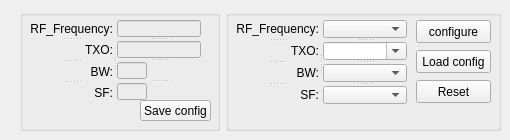
     <widget class="QWidget" name="page_0">
      <widget class="QWidget" name="layoutWidget">
       <property name="geometry">
        <rect>
         <x>20</x>
         <y>10</y>
         <width>481</width>
         <height>121</height>
        </rect>
       </property>
       <layout class="QGridLayout" name="gridLayout_2">
        <item row="0" column="1">
         <widget class="QGroupBox" name="groupBox_4">
          <property name="title">
           <string/>
          </property>
          <widget class="QPushButton" name="LoadConfig_Btn">
           <property name="geometry">
            <rect>
             <x>190</x>
             <y>40</y>
             <width>75</width>
             <height>23</height>
            </rect>
           </property>
           <property name="text">
            <string>Load config</string>
           </property>
          </widget>
          <widget class="QPushButton" name="configure_Btn">
           <property name="geometry">
            <rect>
             <x>190</x>
             <y>10</y>
             <width>75</width>
             <height>23</height>
            </rect>
           </property>
           <property name="text">
            <string>configure</string>
           </property>
          </widget>
          <widget class="QPushButton" name="ResetModule_Btn">
           <property name="geometry">
            <rect>
             <x>190</x>
             <y>70</y>
             <width>75</width>
             <height>23</height>
            </rect>
           </property>
           <property name="text">
            <string>Reset</string>
           </property>
          </widget>
          <widget class="QSplitter" name="splitter_5">
           <property name="enabled">
            <bool>true</bool>
           </property>
           <property name="geometry">
            <rect>
             <x>10</x>
             <y>10</y>
             <width>171</width>
             <height>87</height>
            </rect>
           </property>
           <property name="sizePolicy">
            <sizepolicy hsizetype="Fixed" vsizetype="Fixed">
             <horstretch>0</horstretch>
             <verstretch>0</verstretch>
            </sizepolicy>
           </property>
           <property name="frameShape">
            <enum>QFrame::NoFrame</enum>
           </property>
           <property name="frameShadow">
            <enum>QFrame::Plain</enum>
           </property>
           <property name="orientation">
            <enum>Qt::Horizontal</enum>
           </property>
           <property name="opaqueResize">
            <bool>false</bool>
           </property>
           <widget class="QSplitter" name="splitter_4">
            <property name="orientation">
             <enum>Qt::Vertical</enum>
            </property>
            <widget class="QLabel" name="label_RFFrequency_2">
             <property name="text">
              <string>RF_Frequency:</string>
             </property>
             <property name="alignment">
              <set>Qt::AlignRight|Qt::AlignTrailing|Qt::AlignVCenter</set>
             </property>
            </widget>
            <widget class="QLabel" name="label_2">
             <property name="layoutDirection">
              <enum>Qt::LeftToRight</enum>
             </property>
             <property name="text">
              <string>TXO:</string>
             </property>
             <property name="alignment">
              <set>Qt::AlignRight|Qt::AlignTrailing|Qt::AlignVCenter</set>
             </property>
            </widget>
            <widget class="QLabel" name="label">
             <property name="sizePolicy">
              <sizepolicy hsizetype="Fixed" vsizetype="Fixed">
               <horstretch>0</horstretch>
               <verstretch>0</verstretch>
              </sizepolicy>
             </property>
             <property name="text">
              <string>BW:</string>
             </property>
             <property name="alignment">
              <set>Qt::AlignRight|Qt::AlignTrailing|Qt::AlignVCenter</set>
             </property>
            </widget>
            <widget class="QLabel" name="label_8">
             <property name="sizePolicy">
              <sizepolicy hsizetype="Fixed" vsizetype="Fixed">
               <horstretch>0</horstretch>
               <verstretch>0</verstretch>
              </sizepolicy>
             </property>
             <property name="text">
              <string>SF:</string>
             </property>
             <property name="alignment">
              <set>Qt::AlignRight|Qt::AlignTrailing|Qt::AlignVCenter</set>
             </property>
            </widget>
           </widget>
           <widget class="QSplitter" name="splitter_2">
            <property name="sizePolicy">
             <sizepolicy hsizetype="Fixed" vsizetype="Fixed">
              <horstretch>0</horstretch>
              <verstretch>0</verstretch>
             </sizepolicy>
            </property>
            <property name="orientation">
             <enum>Qt::Vertical</enum>
            </property>
            <property name="opaqueResize">
             <bool>false</bool>
            </property>
            <widget class="QComboBox" name="comboBox_RFFrequency">
             <property name="sizePolicy">
              <sizepolicy hsizetype="Fixed" vsizetype="Fixed">
               <horstretch>0</horstretch>
               <verstretch>0</verstretch>
              </sizepolicy>
             </property>
             <property name="maximumSize">
              <size>
               <width>150</width>
               <height>18</height>
              </size>
             </property>
             <property name="layoutDirection">
              <enum>Qt::LeftToRight</enum>
             </property>
             <item>
              <property name="text">
               <string/>
              </property>
             </item>
             <item>
              <property name="text">
               <string>473000000</string>
              </property>
             </item>
             <item>
              <property name="text">
               <string>475000000</string>
              </property>
             </item>
             <item>
              <property name="text">
               <string>477000000</string>
              </property>
             </item>
             <item>
              <property name="text">
               <string>920000000</string>
              </property>
             </item>
             <item>
              <property name="text">
               <string>923000000</string>
              </property>
             </item>
             <item>
              <property name="text">
               <string>925000000</string>
              </property>
             </item>
            </widget>
            <widget class="QComboBox" name="comboBox_TXO">
             <property name="sizePolicy">
              <sizepolicy hsizetype="Fixed" vsizetype="Fixed">
               <horstretch>0</horstretch>
               <verstretch>0</verstretch>
              </sizepolicy>
             </property>
             <property name="maximumSize">
              <size>
               <width>150</width>
               <height>18</height>
              </size>
             </property>
             <property name="editable">
              <bool>true</bool>
             </property>
             <property name="sizeAdjustPolicy">
              <enum>QComboBox::AdjustToContentsOnFirstShow</enum>
             </property>
             <property name="minimumContentsLength">
              <number>0</number>
             </property>
             <item>
              <property name="text">
               <string/>
              </property>
             </item>
             <item>
              <property name="text">
               <string>14</string>
              </property>
             </item>
             <item>
              <property name="text">
               <string>15</string>
              </property>
             </item>
             <item>
              <property name="text">
               <string>16</string>
              </property>
             </item>
             <item>
              <property name="text">
               <string>17</string>
              </property>
             </item>
             <item>
              <property name="text">
               <string>18</string>
              </property>
             </item>
             <item>
              <property name="text">
               <string>19</string>
              </property>
             </item>
             <item>
              <property name="text">
               <string>20</string>
              </property>
             </item>
            </widget>
            <widget class="QComboBox" name="comboBox_BW">
             <property name="sizePolicy">
              <sizepolicy hsizetype="Fixed" vsizetype="Fixed">
               <horstretch>0</horstretch>
               <verstretch>0</verstretch>
              </sizepolicy>
             </property>
             <property name="maximumSize">
              <size>
               <width>150</width>
               <height>18</height>
              </size>
             </property>
             <item>
              <property name="text">
               <string/>
              </property>
             </item>
             <item>
              <property name="text">
               <string>0</string>
              </property>
             </item>
             <item>
              <property name="text">
               <string>1</string>
              </property>
             </item>
             <item>
              <property name="text">
               <string>2</string>
              </property>
             </item>
            </widget>
            <widget class="QComboBox" name="comboBox_SF">
             <property name="sizePolicy">
              <sizepolicy hsizetype="Fixed" vsizetype="Fixed">
               <horstretch>0</horstretch>
               <verstretch>0</verstretch>
              </sizepolicy>
             </property>
             <property name="maximumSize">
              <size>
               <width>150</width>
               <height>18</height>
              </size>
             </property>
             <item>
              <property name="text">
               <string/>
              </property>
             </item>
             <item>
              <property name="text">
               <string>7</string>
              </property>
             </item>
             <item>
              <property name="text">
               <string>8</string>
              </property>
             </item>
             <item>
              <property name="text">
               <string>9</string>
              </property>
             </item>
             <item>
              <property name="text">
               <string>10</string>
              </property>
             </item>
             <item>
              <property name="text">
               <string>11</string>
              </property>
             </item>
             <item>
              <property name="text">
               <string>12</string>
              </property>
             </item>
            </widget>
           </widget>
          </widget>
         </widget>
        </item>
        <item row="0" column="0">
         <widget class="QGroupBox" name="groupBox_5">
          <property name="sizePolicy">
           <sizepolicy hsizetype="MinimumExpanding" vsizetype="Preferred">
            <horstretch>0</horstretch>
            <verstretch>0</verstretch>
           </sizepolicy>
          </property>
          <property name="maximumSize">
           <size>
            <width>200</width>
            <height>16777215</height>
           </size>
          </property>
          <property name="title">
           <string/>
          </property>
          <widget class="QSplitter" name="splitter_7">
           <property name="geometry">
            <rect>
             <x>10</x>
             <y>10</y>
             <width>171</width>
             <height>81</height>
            </rect>
           </property>
           <property name="sizePolicy">
            <sizepolicy hsizetype="Fixed" vsizetype="Fixed">
             <horstretch>0</horstretch>
             <verstretch>0</verstretch>
            </sizepolicy>
           </property>
           <property name="maximumSize">
            <size>
             <width>16777215</width>
             <height>16777215</height>
            </size>
           </property>
           <property name="orientation">
            <enum>Qt::Horizontal</enum>
           </property>
           <widget class="QSplitter" name="splitter_6">
            <property name="orientation">
             <enum>Qt::Vertical</enum>
            </property>
            <widget class="QLabel" name="label_RFFrequency_3">
             <property name="text">
              <string>RF_Frequency:</string>
             </property>
             <property name="alignment">
              <set>Qt::AlignRight|Qt::AlignTrailing|Qt::AlignVCenter</set>
             </property>
            </widget>
            <widget class="QLabel" name="label_4">
             <property name="text">
              <string>TXO:</string>
             </property>
             <property name="alignment">
              <set>Qt::AlignRight|Qt::AlignTrailing|Qt::AlignVCenter</set>
             </property>
            </widget>
            <widget class="QLabel" name="label_5">
             <property name="text">
              <string>BW:</string>
             </property>
             <property name="alignment">
              <set>Qt::AlignRight|Qt::AlignTrailing|Qt::AlignVCenter</set>
             </property>
            </widget>
            <widget class="QLabel" name="label_7">
             <property name="text">
              <string>SF:</string>
             </property>
             <property name="alignment">
              <set>Qt::AlignRight|Qt::AlignTrailing|Qt::AlignVCenter</set>
             </property>
            </widget>
           </widget>
           <widget class="QSplitter" name="splitter">
            <property name="orientation">
             <enum>Qt::Vertical</enum>
            </property>
            <widget class="QLineEdit" name="lineEdit_RFFrequency">
             <property name="enabled">
              <bool>true</bool>
             </property>
             <property name="sizePolicy">
              <sizepolicy hsizetype="MinimumExpanding" vsizetype="Fixed">
               <horstretch>0</horstretch>
               <verstretch>0</verstretch>
              </sizepolicy>
             </property>
             <property name="maximumSize">
              <size>
               <width>100</width>
               <height>16777215</height>
              </size>
             </property>
             <property name="styleSheet">
              <string notr="true">background-color: rgb(236, 236, 236);</string>
             </property>
             <property name="readOnly">
              <bool>true</bool>
             </property>
            </widget>
            <widget class="QLineEdit" name="lineEdit_TXO">
             <property name="enabled">
              <bool>true</bool>
             </property>
             <property name="sizePolicy">
              <sizepolicy hsizetype="MinimumExpanding" vsizetype="Fixed">
               <horstretch>0</horstretch>
               <verstretch>0</verstretch>
              </sizepolicy>
             </property>
             <property name="maximumSize">
              <size>
               <width>100</width>
               <height>16777215</height>
              </size>
             </property>
             <property name="styleSheet">
              <string notr="true">background-color: rgb(236, 236, 236);</string>
             </property>
             <property name="readOnly">
              <bool>true</bool>
             </property>
            </widget>
            <widget class="QLineEdit" name="lineEdit_BW">
             <property name="enabled">
              <bool>true</bool>
             </property>
             <property name="sizePolicy">
              <sizepolicy hsizetype="Fixed" vsizetype="Fixed">
               <horstretch>0</horstretch>
               <verstretch>0</verstretch>
              </sizepolicy>
             </property>
             <property name="maximumSize">
              <size>
               <width>30</width>
               <height>16777215</height>
              </size>
             </property>
             <property name="styleSheet">
              <string notr="true">background-color: rgb(236, 236, 236);</string>
             </property>
             <property name="readOnly">
              <bool>true</bool>
             </property>
            </widget>
            <widget class="QLineEdit" name="lineEdit_SF">
             <property name="maximumSize">
              <size>
               <width>30</width>
               <height>16777215</height>
              </size>
             </property>
             <property name="styleSheet">
              <string notr="true">background-color: rgb(236, 236, 236);</string>
             </property>
            </widget>
           </widget>
          </widget>
          <widget class="QPushButton" name="SaveConfig_Btn">
           <property name="geometry">
            <rect>
             <x>120</x>
             <y>90</y>
             <width>71</width>
             <height>21</height>
            </rect>
           </property>
           <property name="text">
            <string>Save config</string>
           </property>
          </widget>
         </widget>
        </item>
       </layout>
      </widget>
     </widget>
